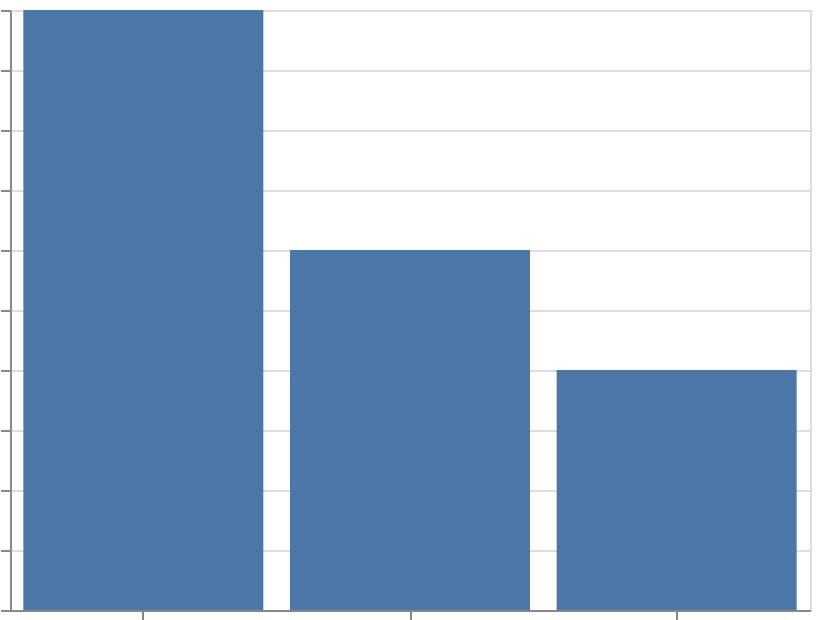

Vega-Lite specification for this chart:
### Vega-Lite specification from a JSON file in a GitHub repository (floating-point values rounded to 4 significant figures)
{"$schema": "https://vega.github.io/schema/vega-lite/v6.json", "width": 400, "height": 300, "padding": 5, "autosize": "none", "data": {"name": "table", "values": [{"cat": "Banana", "val": 5}, {"cat": "Apple", "val": 2}, {"cat": "Cherry", "val": 3}]}, "mark": "bar", "encoding": {"x": {"field": "cat", "type": "nominal", "sort": "-y"}, "y": {"field": "val", "type": "quantitative"}}}
